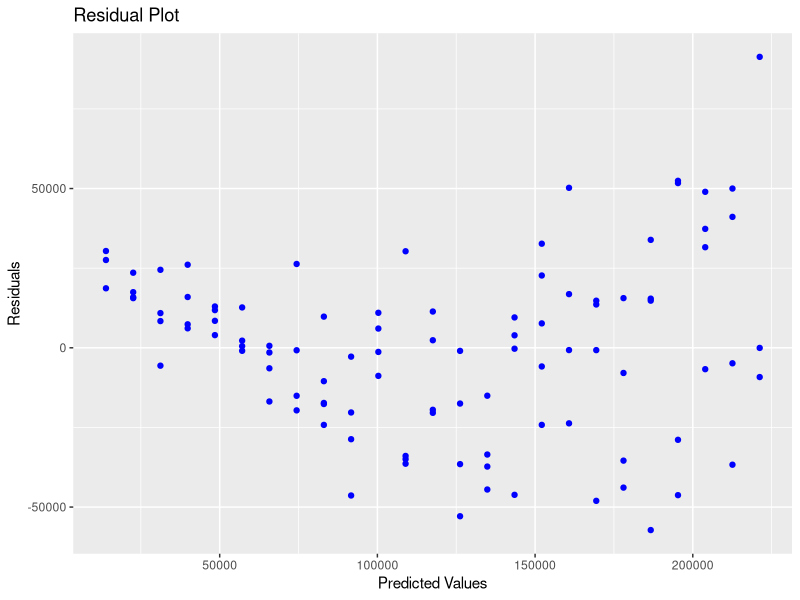
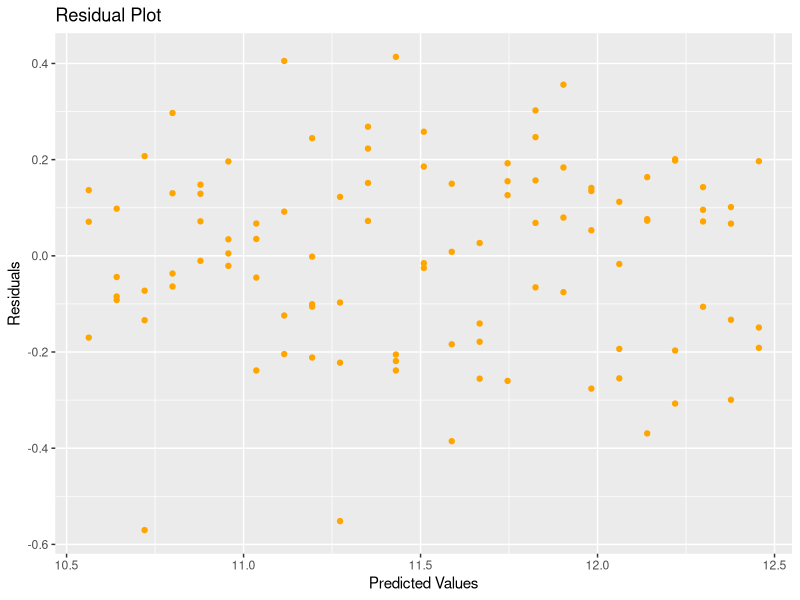
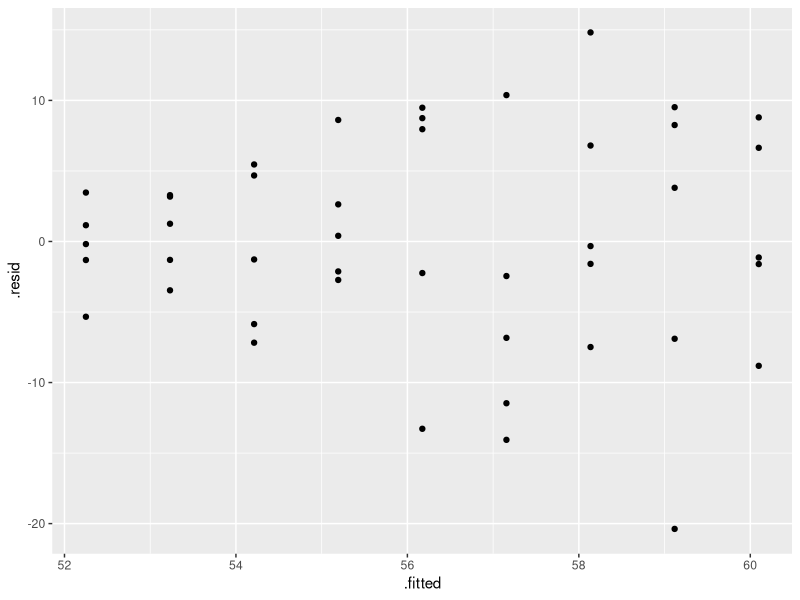

The R source for these figures, in order: (Note: this script raises an error after producing the figures.)
# AA 501 - Analytics Foundations
# Kristen Fitzgerald
# July 8, 2024
################################################################################

################################################################################
# Diagnostics - Day 8
# Diagnostics - Non-Constant Variance
################################################################################

# Loading packages
library(tidyverse)
library(ggplot2)

# Loading Data

years=c(1,1,1,2,2,2,2,3,3,3,3,4,4,4,4,5,5,5,5,6,6,6,6,7,7,7,7,8,8,8,8,9,9,9,9,
        9,10,10,10,10,11,11,11,11,12,12,12,12,13,13,13,13,14,14,14,14,15,15,15,
        15,16,16,16,16,17,17,17,17,17,18,18,18,18,19,19,19,19,20,20,20,20,21,21
        ,21,21,22,22,22,22,23,23,23,23,24,24,24,24,25,25,25)

salary=c(41504,32619,44322,40038,46147,38447,38163,42104,25597,39599,55698,
         47220,65929,55794,45959,52460,60308,61458,56951,56174,59363,57642,
         69792,59321,66379,64282,48901,100711,59324,54752,73619,65382,58823,
         65717,92816,72550,71365,88888,62969,45298,111292,91491,106345,99009,
         73981,72547,74991,139249,119948,128962,98112,97159,125246,89694,73333,
         108710,97567,90359,119806,101343,147406,153020,143200,97327,184807,
         146263,127925,159785,174822,177610,210984,160044,137044,182996,184183,
         168666,121350,193627,142611,170131,134140,129446,201469,202104,220556,
         166419,149044,247017,247730,252917,235517,241276,197229,175879,253682,
         262578,207715,221179,212028,312549)

lm.salary = lm(salary ~ years)

ggplot(lm.salary, aes(x=fitted(lm.salary),y=resid(lm.salary))) +
  geom_point(color="blue") +
  labs(title="Residual Plot", x="Predicted Values",y="Residuals")

# Spearman Rank Correlation Test
cor.test(abs(resid(lm.salary)), fitted.values(lm.salary), 
         method="spearman", exact=T)

# Use variance-stabilizing transformation - log transformation
lm.salary.log = lm(log(salary) ~ years)

ggplot(lm.salary.log, aes(x=fitted(lm.salary.log), y=resid(lm.salary.log))) +
  geom_point(color = "orange")+
  labs(title="Residual Plot", x="Predicted Values",y="Residuals")


########################## Weighted Least Squares ##############################


# Weighted Least Squares
x <- c(rep(2:10, each=5))
set.seed(26785)
error <- rnorm(length(x), 0, x)
y <- 50 + 1.2*x + error

model1 <-lm(y ~ x)

ggplot(model1, aes(x = .fitted, y = .resid)) +
  geom_point()

# WLS - compare results
summary(model1)
weights1 <- 1 / x^2

model2 <- lm(y ~ x, weights = weights1)
summary(model2)

weights2 <- 1 / model1$fitted.values^2

model3 <- lm(y ~ x, weights=weights2)
summary(model3)

########################## Robust Standard Error ###############################

# HC1 
model3 <- lm_robust(y ~ x, se_type = "HC1")
summary(model3)

# HC2
model4 <- lm_robust(y ~ x)
summary(model4)